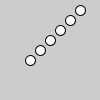
Frame 1 (no input)
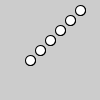
Frame 2 (the mouse pressed at the canvas centre, redrawn once)

The Processing sketch that drew these frames (run headless with seeded random() and noise(); the mouse was pressed at the canvas centre and the sketch redrawn once):

// Processing sketch: sketch_21_1
// ── sketch_21_1.pde
//21.1

void setup() { 
  size(100, 100);
  smooth();
  noLoop();
}

void draw() { 
  circle(80, 10);
  circle(70, 20);
  circle(60, 30);
  circle(50, 40);
  circle(40, 50);
  circle(30, 60);
}

void circle(int x, int y) {
  fill(255);
  ellipse(x, y, 10, 10);
}
